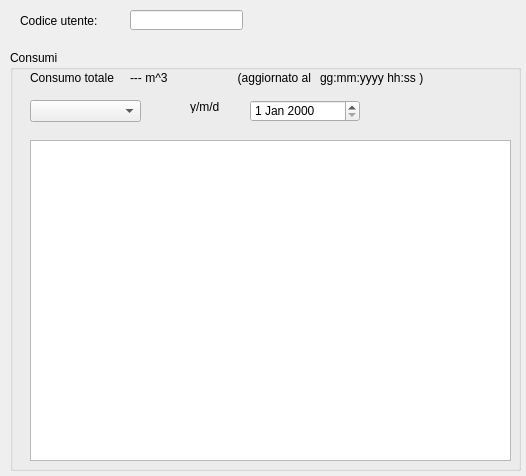
<?xml version="1.0" encoding="UTF-8"?>
<ui version="4.0">
 <class>ConsumptionView</class>
 <widget class="QDialog" name="ConsumptionView">
  <property name="geometry">
   <rect>
    <x>0</x>
    <y>0</y>
    <width>526</width>
    <height>476</height>
   </rect>
  </property>
  <property name="windowTitle">
   <string>Visualizzazione consumi</string>
  </property>
  <widget class="QLabel" name="label">
   <property name="geometry">
    <rect>
     <x>20</x>
     <y>10</y>
     <width>91</width>
     <height>21</height>
    </rect>
   </property>
   <property name="text">
    <string>Codice utente:</string>
   </property>
  </widget>
  <widget class="QLineEdit" name="userID">
   <property name="geometry">
    <rect>
     <x>130</x>
     <y>10</y>
     <width>113</width>
     <height>20</height>
    </rect>
   </property>
  </widget>
  <widget class="QGroupBox" name="groupBox">
   <property name="geometry">
    <rect>
     <x>10</x>
     <y>50</y>
     <width>511</width>
     <height>421</height>
    </rect>
   </property>
   <property name="title">
    <string>Consumi</string>
   </property>
   <widget class="QLabel" name="label_2">
    <property name="geometry">
     <rect>
      <x>20</x>
      <y>20</y>
      <width>101</width>
      <height>16</height>
     </rect>
    </property>
    <property name="text">
     <string>Consumo totale</string>
    </property>
   </widget>
   <widget class="QLabel" name="totalConsumption">
    <property name="geometry">
     <rect>
      <x>120</x>
      <y>20</y>
      <width>81</width>
      <height>16</height>
     </rect>
    </property>
    <property name="text">
     <string>--- m^3</string>
    </property>
   </widget>
   <widget class="QLabel" name="label_3">
    <property name="geometry">
     <rect>
      <x>210</x>
      <y>20</y>
      <width>91</width>
      <height>16</height>
     </rect>
    </property>
    <property name="text">
     <string>(aggiornato al</string>
    </property>
    <property name="alignment">
     <set>Qt::AlignRight|Qt::AlignTrailing|Qt::AlignVCenter</set>
    </property>
   </widget>
   <widget class="QLabel" name="lastUpdated">
    <property name="geometry">
     <rect>
      <x>310</x>
      <y>20</y>
      <width>111</width>
      <height>16</height>
     </rect>
    </property>
    <property name="text">
     <string>gg:mm:yyyy hh:ss )</string>
    </property>
   </widget>
   <widget class="QComboBox" name="histogramModeCombo">
    <property name="geometry">
     <rect>
      <x>20</x>
      <y>50</y>
      <width>111</width>
      <height>22</height>
     </rect>
    </property>
    <property name="currentText">
     <string/>
    </property>
   </widget>
   <widget class="QLabel" name="histogramModeLabel">
    <property name="geometry">
     <rect>
      <x>180</x>
      <y>50</y>
      <width>46</width>
      <height>13</height>
     </rect>
    </property>
    <property name="text">
     <string>y/m/d</string>
    </property>
   </widget>
   <widget class="QDateEdit" name="histogramDate">
    <property name="geometry">
     <rect>
      <x>240</x>
      <y>50</y>
      <width>110</width>
      <height>22</height>
     </rect>
    </property>
   </widget>
   <widget class="QGraphicsView" name="graphicsView">
    <property name="geometry">
     <rect>
      <x>20</x>
      <y>90</y>
      <width>481</width>
      <height>321</height>
     </rect>
    </property>
   </widget>
  </widget>
 </widget>
 <resources/>
 <connections/>
</ui>
